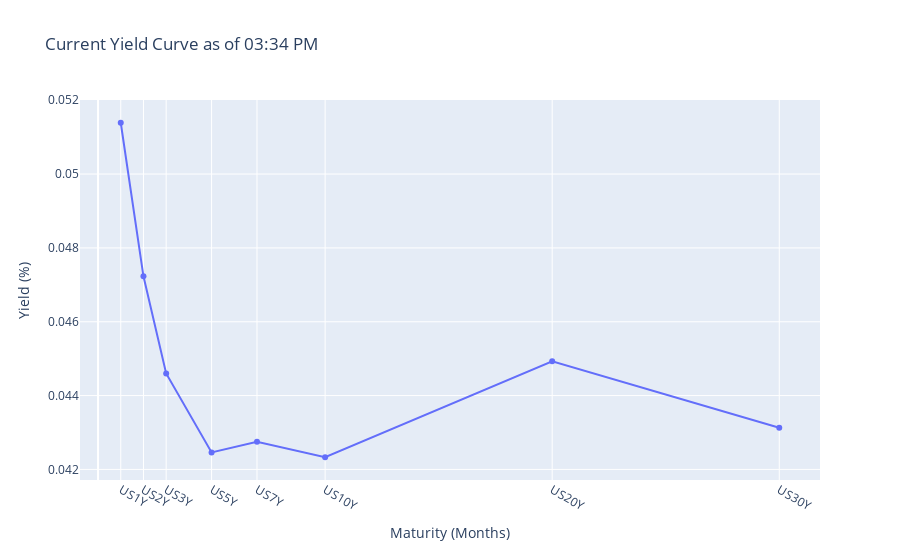
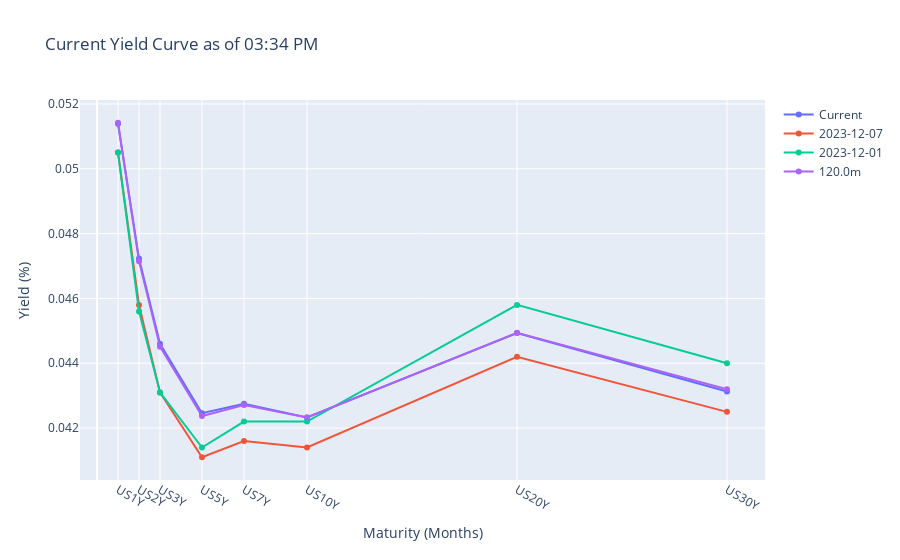

Notebook source saved alongside these figures, in order:
### Code cell
plot_current_yields(current_yields_dict)
plot_current_yields_and_historicals(
    current_yields_dict=current_yields_dict,
    df_historical_par_yields=df_historical_par_yields,
    df_recent_spots=df_recent_spots,
    plot_yesterday=True,
    plot_week=True,
    # plot_month=True,
    # plot_year=True,
    # plot_five_min=True,
    # plot_ten_min=True,
    # plot_thirty_min=True,
    # plot_sixty_min=True,
    plot_120_min=True,
)

### Figure 1 — Plotly figure (JSON) as saved in the notebook; plotly's stock layout.template omitted (floating-point values rounded to 4 significant figures)
{"data": [{"mode": "lines+markers", "name": "Yield", "type": "scatter", "x": [1, 2, 3, 5, 7, 10, 20, 30], "y": [0.05139, 0.04723, 0.0446, 0.04246, 0.04275, 0.04233, 0.04493, 0.04313]}], "layout": {"showlegend": false, "title": {"text": "Current Yield Curve as of 03:34 PM "}, "xaxis": {"ticktext": ["US1Y", "US2Y", "US3Y", "US5Y", "US7Y", "US10Y", "US20Y", "US30Y"], "tickvals": [1, 2, 3, 5, 7, 10, 20, 30], "title": {"text": "Maturity (Months)"}}, "yaxis": {"title": {"text": "Yield (%)"}}}}

### Figure 2 — Plotly figure (JSON) as saved in the notebook; plotly's stock layout.template omitted (floating-point values rounded to 4 significant figures)
{"data": [{"mode": "lines+markers", "name": "Current", "type": "scatter", "x": [1, 2, 3, 5, 7, 10, 20, 30], "y": [0.05139, 0.04723, 0.0446, 0.04246, 0.04275, 0.04233, 0.04493, 0.04313]}, {"mode": "lines+markers", "name": "2023-12-07", "type": "scatter", "x": [1, 2, 3, 5, 7, 10, 20, 30], "y": [0.0505, 0.0458, 0.0431, 0.0411, 0.0416, 0.0414, 0.0442, 0.0425]}, {"mode": "lines+markers", "name": "2023-12-01", "type": "scatter", "x": [1, 2, 3, 5, 7, 10, 20, 30], "y": [0.0505, 0.0456, 0.0431, 0.0414, 0.0422, 0.0422, 0.0458, 0.044]}, {"mode": "lines+markers", "name": "120.0m", "type": "scatter", "x": [1, 2, 3, 5, 7, 10, 20, 30], "y": [0.05142, 0.04715, 0.04451, 0.04237, 0.04271, 0.04233, 0.04494, 0.0432]}], "layout": {"showlegend": true, "title": {"text": "Current Yield Curve as of 03:34 PM "}, "xaxis": {"ticktext": ["US1Y", "US2Y", "US3Y", "US5Y", "US7Y", "US10Y", "US20Y", "US30Y"], "tickvals": [1, 2, 3, 5, 7, 10, 20, 30], "title": {"text": "Maturity (Months)"}}, "yaxis": {"title": {"text": "Yield (%)"}}}}
